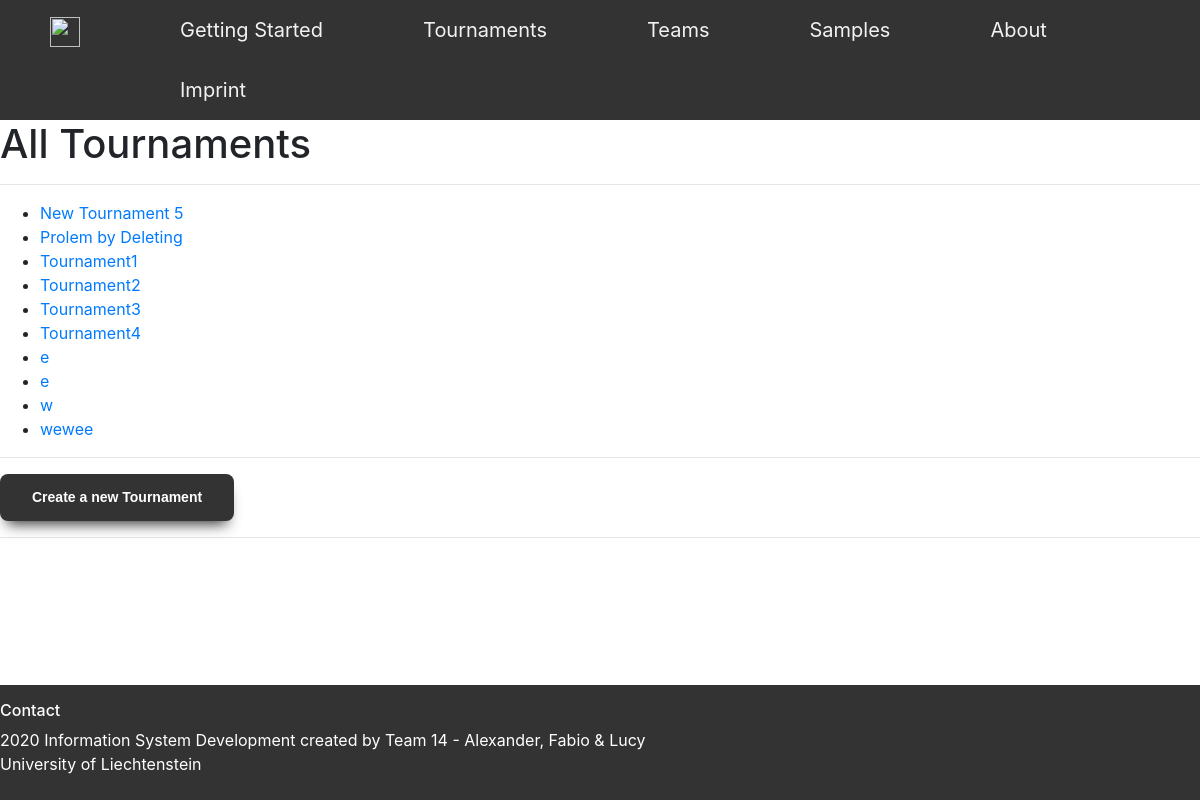
The app's page /Tournament/, older data.
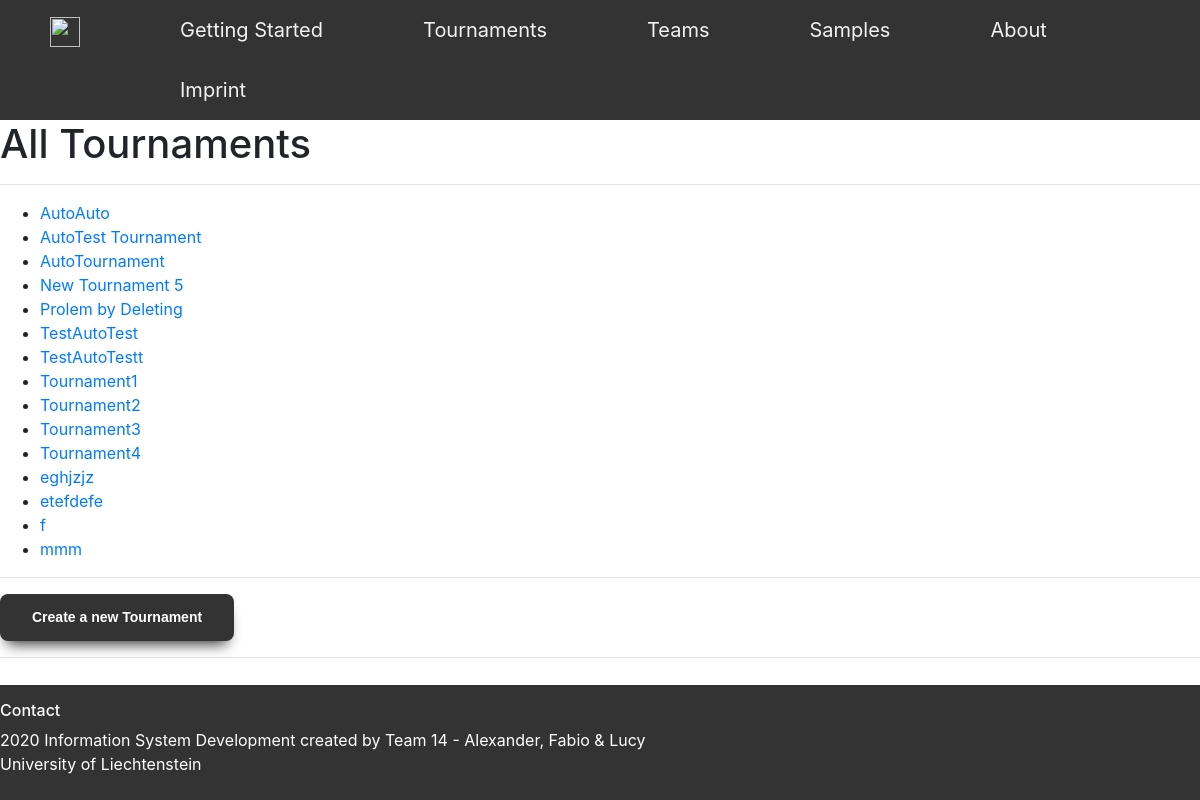
The same page, newer data.
### Tournament/models.py (models this page shows, shortened)
class Tournament(models.Model):
    TOURNAMENT_CHOICES = (
        ('8 Teams', '8 Teams'),
        ('16 Teams', '16 Teams'),
        ('32 Teams', '32 Teams'),
    )
    TournamentName = models.CharField(max_length=120)
    TournamentSize = models.CharField(max_length=120, choices=TOURNAMENT_CHOICES, default='Tournamentsize')

### Tournament/views.py (the view)
# urls.py: path('', (views.TournamentAllView.as_view()), name='Overview'),
class TournamentAllView(generic.ListView):
    template_name = 'Tournament/TournamentOverview.html'
    def get_queryset(self):
        return Tournament.objects.all().order_by('TournamentName')

### templates/Tournament/TournamentOverview.html
{% extends 'Base/base_3_content.html' %}
{% load static %}
{% block mainContent %}
    <h1>All Tournaments</h1>
{% endblock %}
{% block mainContent2 %}
{% if tournament_list %}
    <ul>
    {% for tournament in tournament_list %}
    <li><a href="{% url 'Tournament:Details' tournament.id %}">{{ tournament.TournamentName }}</a></li>
    {% endfor %}
    </ul>
{% else %}
    <p>No Tournaments created yet.</p>
{% endif %}
{% endblock %}
{% block mainContent3 %}
    <a href="{% url 'Tournament:Create' %}" class="StandardBtn">Create a new Tournament</a>
{% endblock %}

### templates/Base/base_3_content.html (shortened to what this page needs)
<!DOCTYPE html>
<html>
<head>
    {% load static %}
    <link rel="stylesheet" type="text/css" href="{% static '/styles.css' %}">
    <link rel="stylesheet" href="https://stackpath.bootstrapcdn.com/bootstrap/4.4.1/css/bootstrap.min.css">
</head>
<body>
    {% include 'Navigation.html' %}
    {% block mainContent %}{% endblock %}
    <hr>
    {% block mainContent2 %}{% endblock %}
    <hr>
    {% block mainContent3 %}{% endblock %}
    <hr>
    {% include 'Footer.html' %}
</body>
</html>

### templates/Navigation.html
<div class="topnav">
  <a class="image"> <img src="https://i.ibb.co/7vgmZGh/LogoTG.png" width="30" height="30"></a>
  <a href="{% url 'GettingStarted' %}">Getting Started</a>
  <a href="{% url 'Tournament:Overview' %}">Tournaments</a>
  <a href="{% url 'Team:Overview' %}">Teams</a>
  <a href="{% url 'Samples' %}">Samples</a>
  <a href="{% url 'About' %}">About</a>
  <a href="{% url 'Imprint' %}">Imprint</a>
</div>

### templates/Footer.html
<div class="footer">
  <p><h6>Contact</h6>
    2020 Information System Development created by Team 14 - Alexander, Fabio & Lucy<br>
    University of Liechtenstein <br>
  <br>
</div>

### static/styles.css (style rules this page uses)
.StandardBtn { box-shadow: 0px 10px 14px -7px #333; background-color:#333; border-radius:8px; display:inline-block; cursor:pointer; color:#ffffff; font-family:Arial; font-size:14px; font-weight:bold; padding:13px 32px; text-decoration:none; text-shadow:0px; }
.topnav { background-color: #333; overflow: hidden; }
.topnav a { float: left; color: #f2f2f2; text-align: center; padding: 15px 50px; text-decoration: none; font-size: 20px; }
.topnav a.image { background-color: #333; color: white; }
div.footer { position: absolute; left: 0px; bottom: 0px; width: 100%; background-color: #333; color: white; text-align: left; }

Row changes from the older to the newer data that the page shows:
changed Tournament: TournamentName "wewee" → "AutoAuto"; moves up the list
changed Tournament: TournamentName "w" → "AutoTest Tournament"; moves up the list
changed Tournament: TournamentName "e" → "AutoTournament"; moves up the list
added Tournament: TournamentName "TestAutoTest"
added Tournament: TournamentName "TestAutoTestt"
added Tournament: TournamentName "eghjzjz"
added Tournament: TournamentName "etefdefe"
added Tournament: TournamentName "f"
changed Tournament: TournamentName "e" → "mmm"
